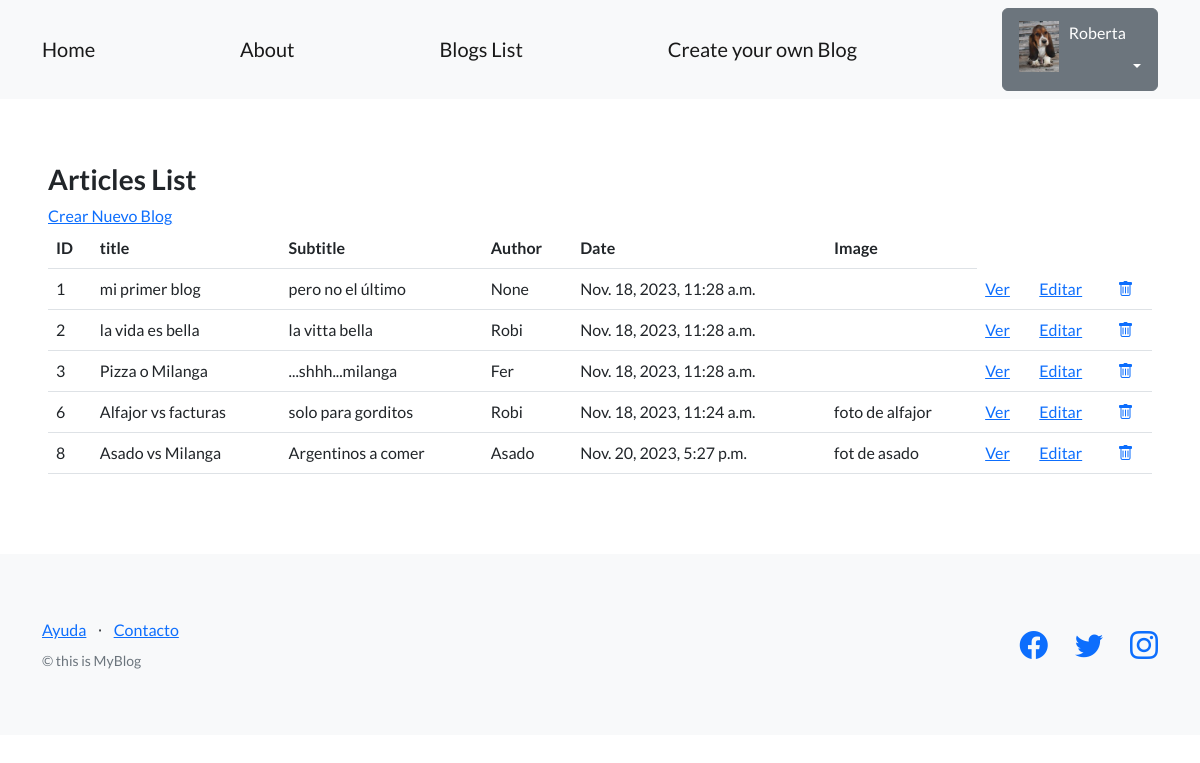
/blogs/pages/ (signed in), run on the app's committed database.
### perfiles/models.py (models this page shows, shortened)
class Avatar(models.Model):
    user = models.OneToOneField(User, on_delete=models.CASCADE, null=True)
    imagen = models.ImageField(upload_to='avatares', null=True, blank=True)

### AppBlogs/models.py (models this page shows, shortened)
class Articles(models.Model):
    title = models.CharField(max_length=256)
    subTitle = models.CharField(max_length=256)
    body = models.CharField(max_length=256)
    author = models.CharField(max_length=20, blank=True, null=True)
    date = models.DateTimeField(default=datetime.now)
    image = models.CharField(max_length=32)
    creador = models.ForeignKey(User, on_delete=models.SET_NULL, null=True)

### AppBlogs/views.py (the view)
# urls.py: path("pages/", ArticlesListView.as_view(), name="list_articless"),
class ArticlesListView(ListView):
    model = Articles
    template_name = 'AppBlogs/list_articless.html'

### AppBlogs/templates/AppBlogs/list_articless.html (shortened to what this page needs)
{% extends "base.html" %}
{% block contenido %}
<h3>Articles List</h3>
<a href="{% url 'create_articles' %}">Crear Nuevo Blog</a>
<br>
<table class="table">
  <tbody>
    <tr>
      <th>ID</th>
      <th>title</th>
      <th>Subtitle</th>
      <th>Author</th>
      <th>Date</th>
      <th>Image</th>
    </tr>
    {% for article in object_list %}
    <tr>
      <td>{{ article.id }}</td>
      <td>{{ article.title }}</td>
      <td>{{ article.subTitle }}</td>
      <td>{{ article.author }}</td>
      <td>{{ article.date }}</td>
      <td>{{ article.image }}</td>
      <td>
        <a href="{% url 'ver_articles' article.id %}">Ver</a>
      </td>
      <td>
        <a href="{% url 'edit_articles' article.id %}">Editar</a>
      </td>
      <td>
        <a href="{% url 'delete_articles' article.id %}">
          <i class="bi bi-trash"></i>
        </a>
      </td>
    </tr>
    {% endfor %}
  </tbody>
</table>
{% endblock contenido %}

### templates_base/base.html (shortened to what this page needs)
{% load static %}
<!DOCTYPE html>
<html lang="en">
    <head>
        <link href="https://cdn.jsdelivr.net/npm/bootstrap-icons@1.5.0/font/bootstrap-icons.css" rel="stylesheet" type="text/css" />
        <link href="{% static 'css/styles.css' %}" rel="stylesheet" />
    </head>
    <body>
        <nav class="navbar navbar-light bg-light static-top">
            <div class="container">
                <a class="navbar-brand" href="{% url 'inicio' %}">Home</a>
                <a class="navbar-brand" href="{% url 'about'%}">About </a>
                <a class="navbar-brand" href="{% url 'list_articless' %}">Blogs List</a>
                <a class="navbar-brand"href="{% url 'create_articles'%}" >Create your own Blog</a>
                {% if user.is_authenticated %}
                <div class="dropdown">
                    <button class="btn btn-secondary dropdown-toggle" type="button" id="dropdownMenuButton1" data-bs-toggle="dropdown" aria-expanded="false">
                        <div style="display: inline-flex;">
                            <img src="{{user.avatar.imagen.url}}" style="max-width:40px;margin-right: 10px;">
                            <span>{{ user.username }}</span>
                        </div>
                    </button>
                </div>
                {% else %}
                <a class="btn btn-primary" href="{% url 'login' %}">Inicio sesión</a>
                <a class="btn btn-success" href="{% url 'registro' %}">Registro</a>
                {% endif %}
            </div>
        </nav>
        <section style="padding:4rem 3rem;">
            {% block contenido %}
            {% endblock contenido %}
        </section>
        <footer class="footer bg-light">
            <div class="container">
                <div class="row">
                    <div class="col-lg-6 h-100 text-center text-lg-start my-auto">
                        <ul class="list-inline mb-2">
                            <li class="list-inline-item"><a href="#!">Ayuda</a></li>
                            <li class="list-inline-item">⋅</li>
                            <li class="list-inline-item"><a href="#!">Contacto</a></li>
                        </ul>
                        <p class="text-muted small mb-4 mb-lg-0">&copy; this is MyBlog</p>
                    </div>
                    <div class="col-lg-6 h-100 text-center text-lg-end my-auto">
                        <ul class="list-inline mb-0">
                            <li class="list-inline-item me-4">
                                <a href="https://www.facebook.com"><i class="bi-facebook fs-3"></i></a>
                            </li>
                            <li class="list-inline-item me-4">
                                <a href="https://twitter.com"><i class="bi-twitter fs-3"></i></a>
                            </li>
                            <li class="list-inline-item">
                                <a href="https://www.instagram.com"><i class="bi-instagram fs-3"></i></a>
                            </li>
                        </ul>
                    </div>
                </div>
            </div>
        </footer>
    </body>
</html>

### data on the page
Articles: id "1", title "mi primer blog", subTitle "pero no el último", author "None", date "Nov. 18, 2023, 11:28 a.m."
Articles: id "2", title "la vida es bella", subTitle "la vitta bella", author "Robi", date "Nov. 18, 2023, 11:28 a.m."
Articles: id "3", title "Pizza o Milanga", subTitle "...shhh...milanga", author "Fer", date "Nov. 18, 2023, 11:28 a.m."
Articles: id "6", title "Alfajor vs facturas", subTitle "solo para gorditos", author "Robi", date "Nov. 18, 2023, 11:24 a.m.", image "foto de alfajor"
Articles: id "8", title "Asado vs Milanga", subTitle "Argentinos a comer", author "Asado", date "Nov. 20, 2023, 5:27 p.m.", image "fot de asado"

### other printed values
{{ user.username }} "Roberta"
